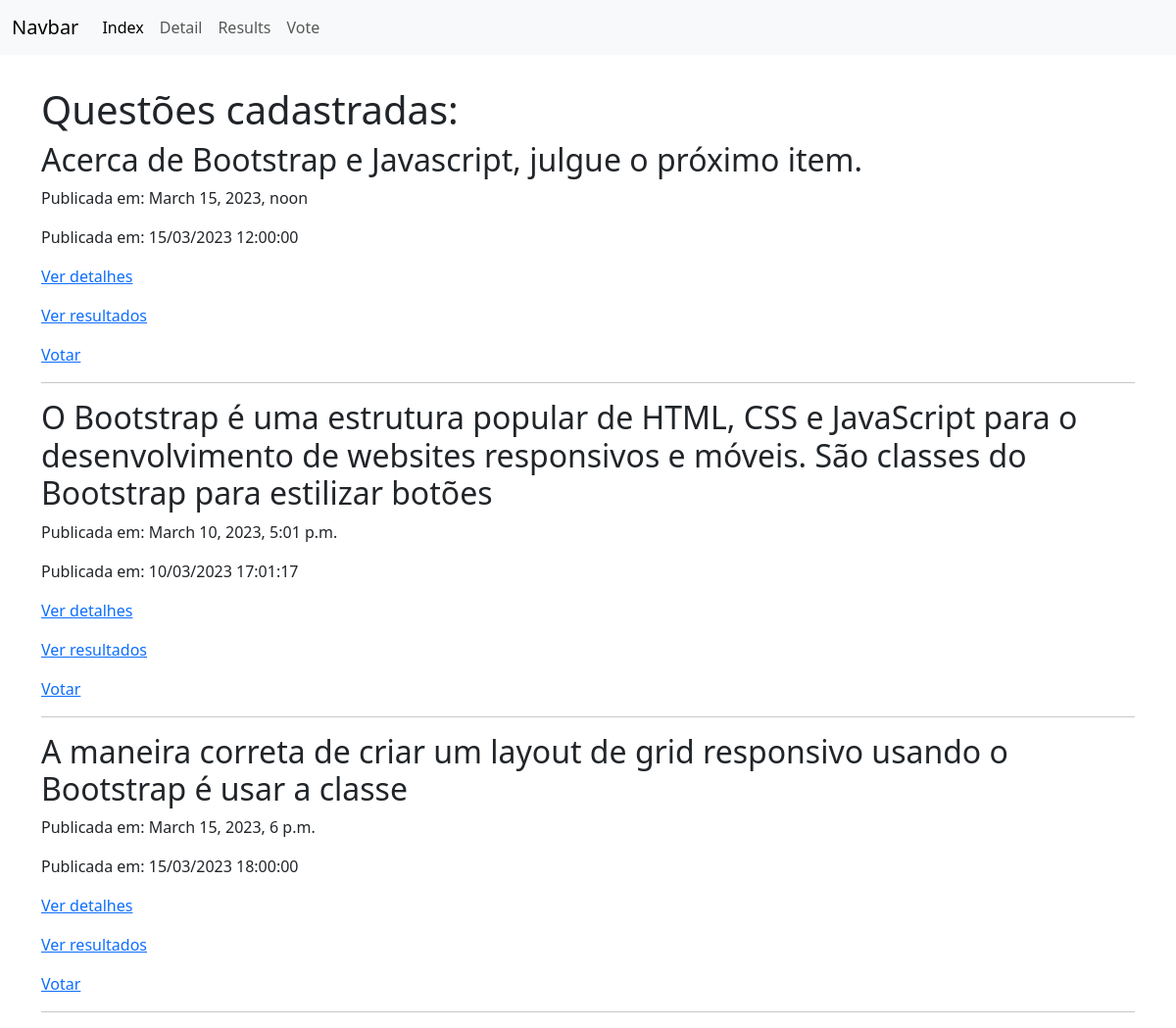
Screenshot of /polls/ with the database file from the repository.
### polls/models.py (models this page shows)
class Question(models.Model):
    question_text = models.CharField(max_length=200)
    pub_date = models.DateTimeField('date published')
    imagem = models.ImageField(upload_to ='uploads/', default="")

### polls/views.py (the view)
# urls.py: path('', views.index, name='index'),
def index(request):
    questoes = Question.objects.all()
    context = {
        'questoes_template': questoes
    }
    return render(request, 'index.html', context)

### polls/templates/index.html
{% extends "base.html" %}
{% load static %}
{% block body %}
<h1>Questões cadastradas:</h1>
{% for questao in questoes_template %}
    <h2>
        {{questao.question_text}}
    </h2>
    <p>
        Publicada em: {{questao.pub_date}}
    </p>
    <p>
        Publicada em: {{questao.pub_date | date:"d/m/Y H:i:s"}}
    </p>
    <p>
        <a href="{% url 'detail' questao.id %}">Ver detalhes</a>
    </p>
    <p>
        <a href="{% url 'results' questao.id %}">Ver resultados</a>
    </p>
    <p>
        <a href="{% url 'vote' questao.id %}">Votar</a>
    </p>
    <hr>
{% endfor %}
{% endblock %}

### rows the page displays
Question: question_text "Acerca de Bootstrap e Javascript, julgue o próximo item.", pub_date "March 15, 2023, noon", pub_date "15/03/2023 12:00:00"
Question: question_text "O Bootstrap é uma estrutura popular de HTML, CSS e JavaScript para o desenvolvimento de websites responsivos e móveis. São classes do Bootstrap para estilizar botões", pub_date "March 10, 2023, 5:01 p.m.", pub_date "10/03/2023 17:01:17"
Question: question_text "A maneira correta de criar um layout de grid responsivo usando o Bootstrap é usar a classe", pub_date "March 15, 2023, 6 p.m.", pub_date "15/03/2023 18:00:00"
